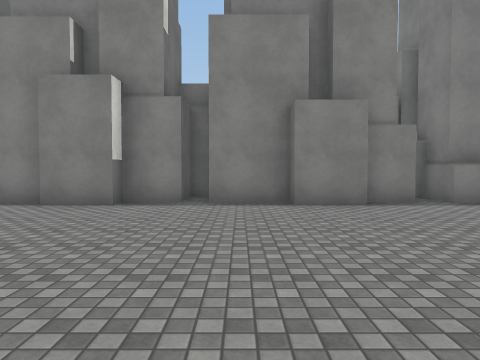
View 1 (above)

17 first-person views from a walk through a 3-D level made in the Unity game engine. The camera is 1.4 m above the floor, tilts 2° down and sees 70° across. The floor is counted in squares, 2 m on a side. Each view is taken from the middle of a square. On the plan, view 1 faces up. The plan holds only what a view shows up to about 11 squares ahead; the rest is blank. The place goes on beyond the plan. The player character is not drawn. Surface patterns are stand-ins for the level's own textures.

View 2
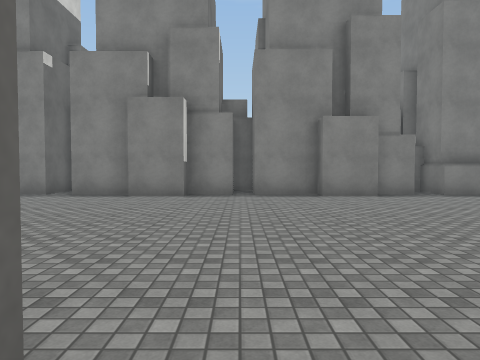

View 3
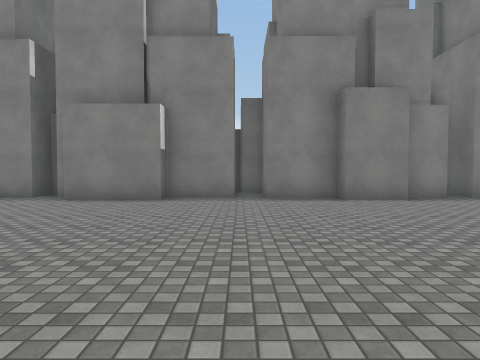

View 4
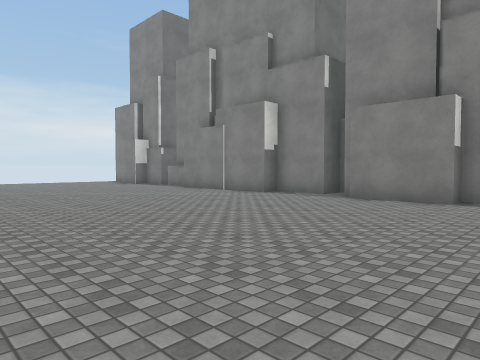

View 5
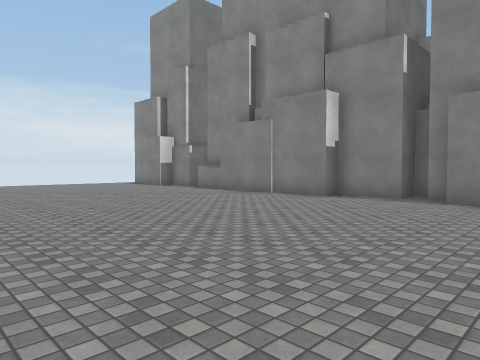

View 6
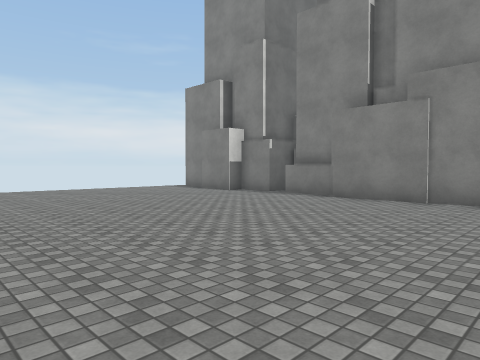

View 7
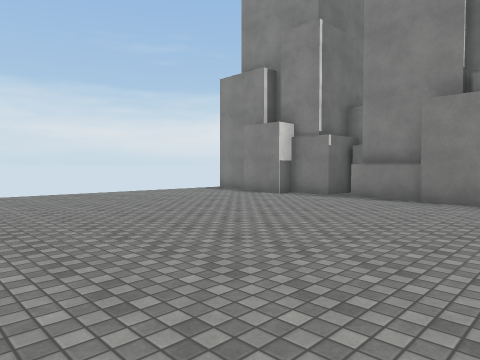

View 8
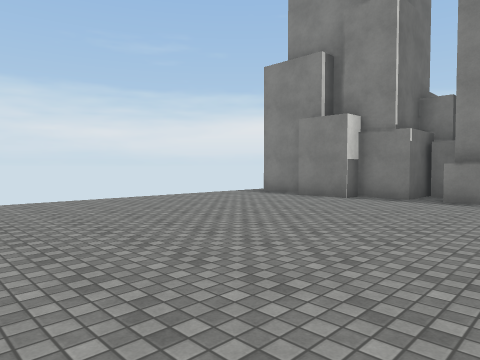

View 9
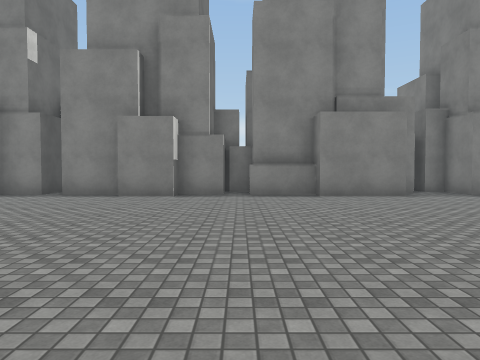

View 10
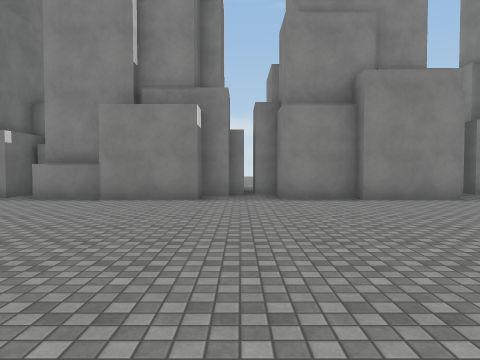

View 11
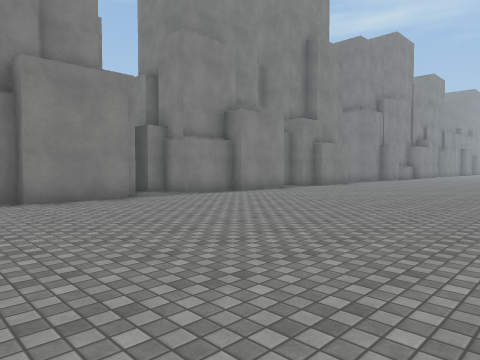

View 12
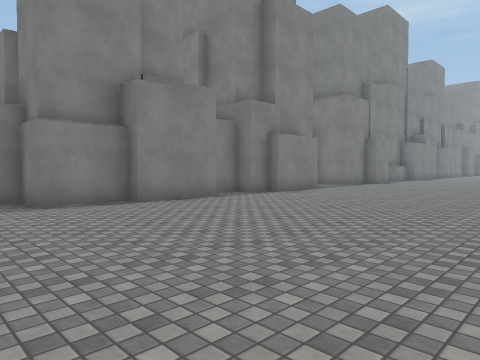

View 13
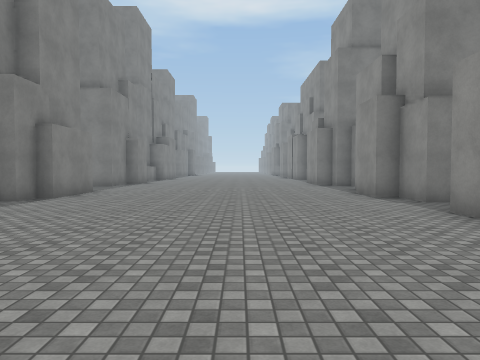

View 14
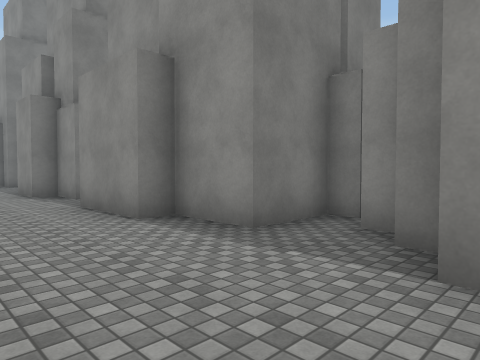

View 15
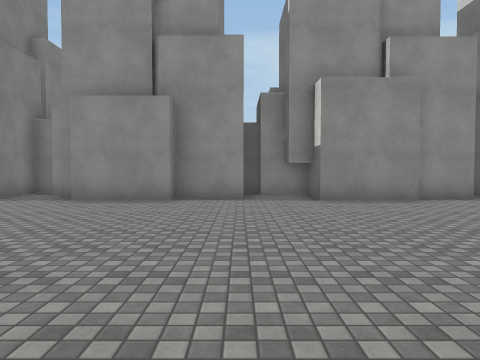

View 16
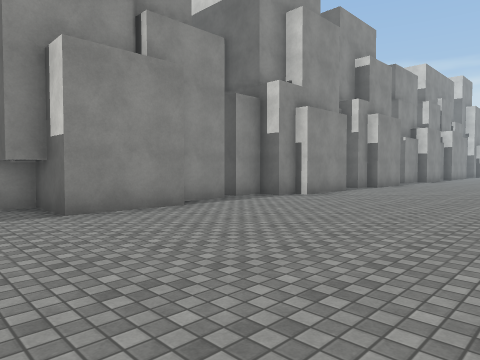

View 17
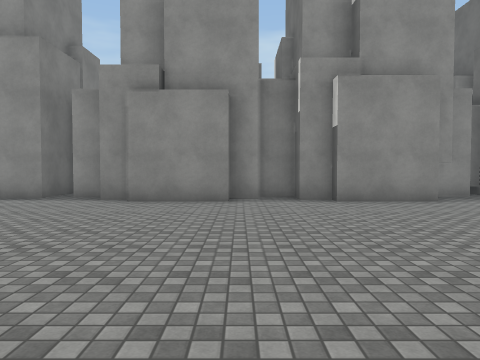

### Floor plan
Key: @ floor where view 1 was taken; # wall or solid block; . floor.
Columns run from 23 left of view 1 to 25 right of it. Each row starts with its distance up from view 1.
  9     #           ###  ###   #    #      #
  8     ##      ### #.#  #.#  ###  ###  ##.#
  7 .############.###.####.####.####.####..####.####
  6 .................................................
  5 .................................................
  4 .................................................
  3 .................................................
  2 .................................................
  1 .................................................
  0 .......................@.........................
 -1     .............................................
 -2                  ..###.####.####.####..####.####
 -3                  ### ###  ###  ###  ##.#
 -4                                 ##    .#

Where each view was taken, in squares from view 1:
view 1: 0 up, 0 right, facing up
view 2: 2 down, 1 left, facing up
view 3: 1 down, 6 left, facing up
view 4: 1 down, 6 left, facing up-left
view 5: 1 down, 8 left, facing up-left
view 6: 1 down, 12 left, facing up-left
view 7: 1 down, 14 left, facing up-left
view 8: 1 down, 16 left, facing up-left
view 9: 2 down, 4 right, facing up
view 10: 1 down, 9 right, facing up
view 11: 1 down, 10 right, facing up-right
view 12: 0 up, 14 right, facing up-right
view 13: 2 up, 14 right, facing right
view 14: 1 up, 13 right, facing down-right
view 15: 6 up, 10 right, facing down
view 16: 4 up, 10 right, facing down-left
view 17: 6 up, 0 right, facing down
